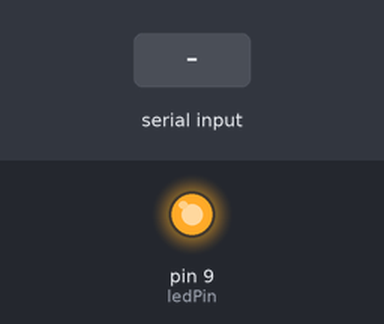
Bench run of a sketch on a simulated Arduino Uno, built with avr-gcc and run on an emulated ATmega328P. On the bench: output pins drawn as LEDs (lit = HIGH). Inputs (shaded band) come from the test bench. What the sketch prints to the serial monitor is not drawn.

Above: at 1.2 s.
1.3 s: "90,45\n" received over the second serial link
At 3.0 s:
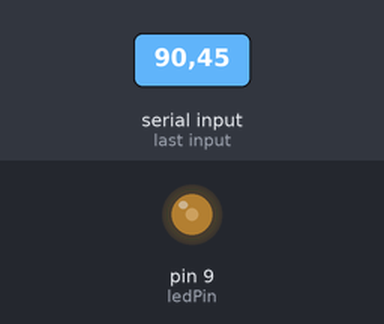
3.8 s: "0\n" received over the second serial link
At 5.9 s:
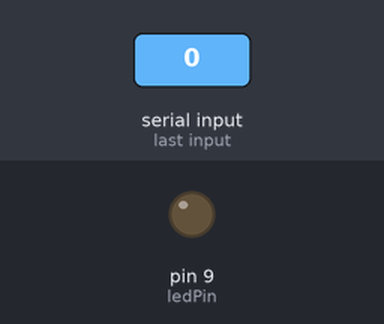
6.2 s: "200\n" received over the second serial link
At 7.9 s:
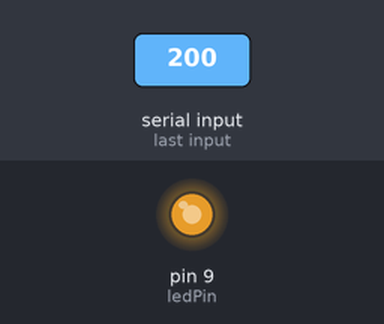
8.7 s: "90\n" received over the second serial link
At 11.0 s:
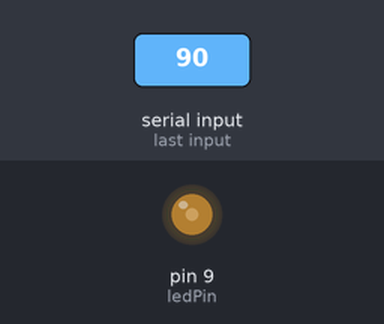
Timing chart, 0 to 12.1 s (numbered marks = the images above; inputs shaded):
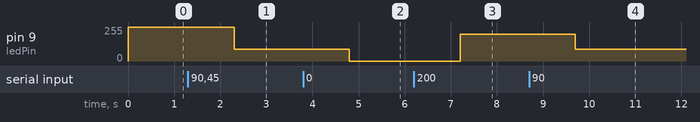

The sketch:

4_ble_hc05.ino
```cpp
#include <SoftwareSerial.h>

// 创建SoftwareSerial对象，参数为RX和TX引脚
SoftwareSerial BTSerial(3, 4);  // RX, TX

const int ledPin = 9;  // LED连接的引脚（支持PWM）
int brightness = 255;    // 初始亮度为0
int flag=0;

void setup() {
  // 初始化软串口
  BTSerial.begin(9600);
  // 初始化LED引脚
  pinMode(ledPin, OUTPUT);
  // 初始化串口监视器
  Serial.begin(9600);
  Serial.println("蓝牙LED亮度控制已启动, 等待指令...");
}

void loop() {
  if(flag==0){
    analogWrite(ledPin, brightness);
    flag++;
  }
  // 检查是否有蓝牙数据可读
  if (BTSerial.available()) {
    // 读取蓝牙模块发送的数据
    String input = BTSerial.readString();
    // 转换为整数
    brightness = input.toInt();
    // 限制亮度范围在0到255之间
    brightness = constrain(brightness, 0, 255);
    // 调节LED亮度
    analogWrite(ledPin, brightness);
    // 在串口监视器上输出当前亮度值
    Serial.print("接收到的亮度值：");
    Serial.println(brightness);
  }
}
```

Measured:
- after the input at 1.3 s, pin 9 (ledPin): 255/255 → 90/255 after 1.0 s
- after the input at 3.8 s, pin 9 (ledPin): 90/255 → 0/255 after 1.0 s
- after the input at 6.2 s, pin 9 (ledPin): 0/255 → 200/255 after 1.0 s
- after the input at 8.7 s, pin 9 (ledPin): 200/255 → 90/255 after 1.0 s
